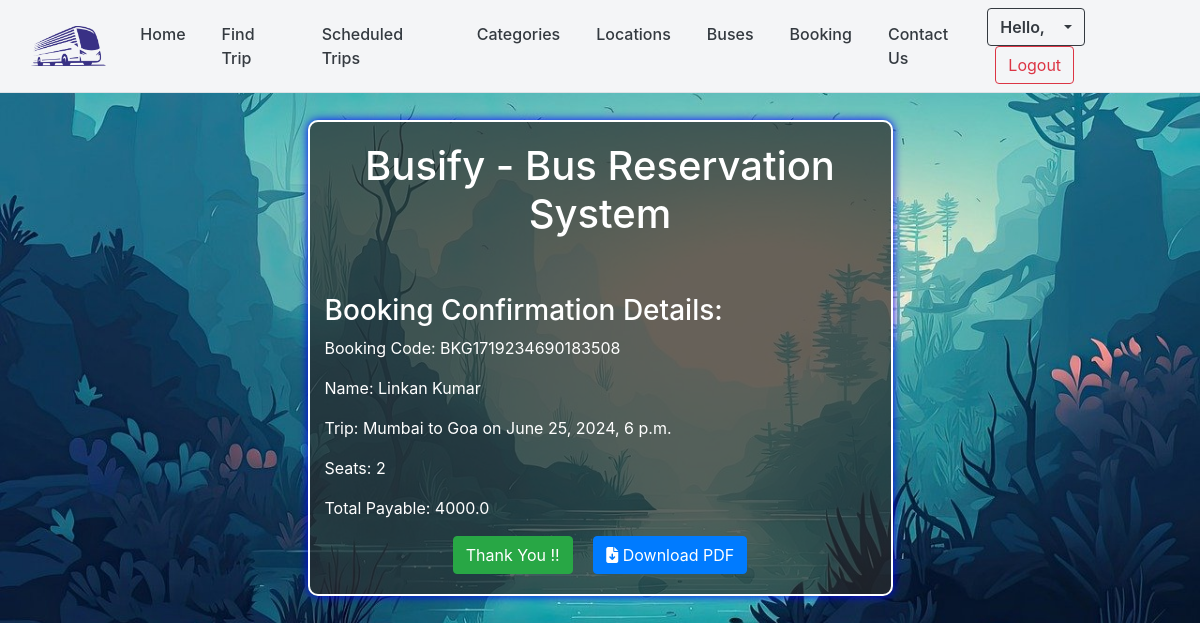
Page /booking-confirmation/1/ (signed in) on the committed database.
### reservationApp/models.py (models this page shows, shortened)
class Booking(models.Model):
    STATUS_CHOICES = (
        ('1', 'Pending'),
        ('2', 'Paid'),
        ('3', 'Cancelled'),  # Added Cancelled status
    )
    code = models.CharField(max_length=100)
    name = models.CharField(max_length=250)
    schedule = models.ForeignKey('Schedule', on_delete=models.CASCADE)
    seats = models.PositiveIntegerField(default=0)
    selected_seats = models.JSONField(default=list)  # Store selected seats
    status = models.CharField(max_length=2, choices=STATUS_CHOICES, default='1')
    date_created = models.DateTimeField(default=timezone.now)
    date_updated = models.DateTimeField(auto_now=True)
    def total_payable(self):
        return self.seats * self.schedule.fare

class Schedule(models.Model):
    code = models.CharField(max_length=20, default=generate_unique_code, unique=True)
    bus = models.ForeignKey(Bus, on_delete=models.CASCADE)
    depart = models.ForeignKey(Location, on_delete=models.CASCADE, related_name='depart_location')
    destination = models.ForeignKey(Location, on_delete=models.CASCADE, related_name='destination')
    schedule = models.DateTimeField()
    fare = models.FloatField()
    status = models.CharField(max_length=2, choices=(('1', 'Active'), ('2', 'Cancelled')), default='1')
    date_created = models.DateTimeField(default=timezone.now)
    date_updated = models.DateTimeField(auto_now=True)

class Location(models.Model):
    location = models.CharField(max_length=250)
    status = models.CharField(max_length=2, choices=(('1','Active'),('2','Inactive')), default=1)
    image = models.ImageField(upload_to='location_images/', blank=True, null=True)
    date_created = models.DateTimeField(default=timezone.now)
    date_updated = models.DateTimeField(auto_now=True)
    def __str__(self):
        return self.location

### reservationApp/views.py (the view)
# urls.py: path('booking-confirmation/<int:booking_id>/', views.booking_confirmation, name='booking-confirmation'),
@login_required
def booking_confirmation(request, booking_id):
    booking = get_object_or_404(Booking, id=booking_id)
    from_location = booking.schedule.depart
    to_location = booking.schedule.destination
    booking_details = f"""
    Booking Code: {booking.code}
    Name: {booking.name}
    From: {from_location}
    To: {to_location}
    Schedule: {booking.schedule.schedule.strftime('%Y-%m-%d %H:%M')}
    Seats: {booking.seats}
    Total Payable: {booking.total_payable()}
    Status: {'Pending' if booking.status == '1' else 'Paid'}
    Date Created: {booking.date_created.strftime('%Y-%m-%d %H:%M')}
    """
    user_email = request.user.email
    send_booking_confirmation(user_email, booking_details)
    return render(request, 'reserve/booking_confirmation.html', {'booking': booking})

### reservationApp/utils/email_utils.py (called while the page is built)
def send_booking_confirmation(user_email, booking_details):
    subject = 'Busify | Booking Confirmation'
    message = f'Thank you for your booking.\n\nHere are the booking details:\n{booking_details}\n\nThank You.\nWish you a Happy Journey\nTeam Busify'
    email_from = settings.EMAIL_HOST_USER
    recipient_list = [user_email]
    send_mail(subject, message, email_from, recipient_list)

### templates/reserve/booking_confirmation.html (shortened to what this page needs)
<!DOCTYPE html>
{% load static %}
<html lang="en">
<head>
    {% include 'cdnlines.html' %}
</head>
<body>
    {% include 'navbar.html' %}
    <div class="container-fluid data">
        <div class="offset-md-3 col-md-6 book" id="booking-details">
            <h1 class="text-center">Busify - Bus Reservation System</h1><br><br>
            <h3>Booking Confirmation Details:</h3>
            <p>Booking Code: {{ booking.code }}</p>
            <p>Name: {{ booking.name }}</p>
            <p>Trip: {{ booking.schedule.depart.location }} to {{ booking.schedule.destination.location }} on {{ booking.schedule.schedule }}</p>
            <p>Seats: {{ booking.seats }}</p>
            <p>Total Payable: {{ booking.total_payable }}</p>
            <center>
                <a href="{% url 'home' %}" class="btn btn-success mr-3">Thank You !!</a>
                <button class="btn btn-primary" onclick="downloadPDF('{{ booking.code }}', '{{ booking.name }}', '{{ booking.schedule.depart.location }}', '{{ booking.schedule.destination.location }}', '{{ booking.seats }}', '{{ booking.total_payable }}', '{{ booking.status }}', '{{ booking.date_created }}')"><i class="fa-solid fa-file-arrow-down"></i> Download PDF</button>
            </center>
        </div>
    </div>
</body>
</html>

### templates/navbar.html (style rules this page uses)
.btn-primary { background-color: #007bff; border-color: #007bff; }

### rows in the picture
Booking: code "BKG1719234690183508", name "Linkan Kumar", schedule.depart.location "Mumbai", schedule.destination.location "Goa", schedule.schedule "June 25, 2024, 6 p.m.", seats "2", total_payable "4000.0"
